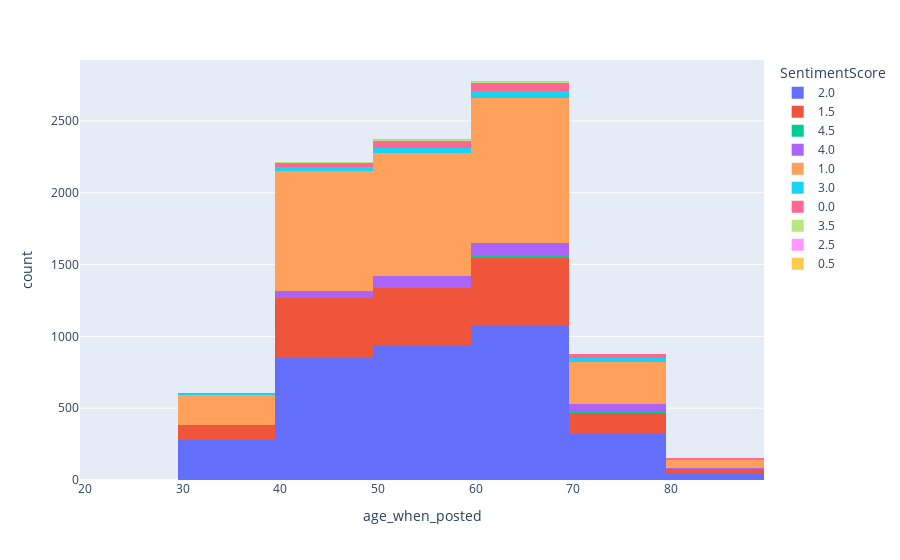

Notebook source saved alongside this figure:
### Code cell
no_na = df.dropna(axis = 0)
china = no_na.loc[(no_na["SentimentScore"] < 5.0) & (no_na["country"] == "China")]


bin_width= 10
nbins = math.ceil((china["age_when_posted"].max() - df["age_when_posted"].min()) / bin_width)
px.histogram(china, x = "age_when_posted", color = "SentimentScore", nbins = nbins)

### Figure 1 — Plotly figure (JSON) as saved in the notebook; plotly's stock layout.template omitted (floating-point values rounded to 4 significant figures; data arrays with more than 128 entries replaced by an {"elided": "..."} marker saying what was removed)
{"data": [{"alignmentgroup": "True", "bingroup": "x", "hovertemplate": "SentimentScore=2.0<br>age_when_posted=%{x}<br>count=%{y}<extra></extra>", "legendgroup": "2.0", "marker": {"color": "#636efa", "pattern": {"shape": ""}}, "name": "2.0", "nbinsx": 7, "offsetgroup": "2.0", "orientation": "v", "showlegend": true, "type": "histogram", "x": {"elided": "3517 int values"}, "xaxis": "x", "yaxis": "y"}, {"alignmentgroup": "True", "bingroup": "x", "hovertemplate": "SentimentScore=1.5<br>age_when_posted=%{x}<br>count=%{y}<extra></extra>", "legendgroup": "1.5", "marker": {"color": "#EF553B", "pattern": {"shape": ""}}, "name": "1.5", "nbinsx": 7, "offsetgroup": "1.5", "orientation": "v", "showlegend": true, "type": "histogram", "x": {"elided": "1564 int values"}, "xaxis": "x", "yaxis": "y"}, {"alignmentgroup": "True", "bingroup": "x", "hovertemplate": "SentimentScore=4.5<br>age_when_posted=%{x}<br>count=%{y}<extra></extra>", "legendgroup": "4.5", "marker": {"color": "#00cc96", "pattern": {"shape": ""}}, "name": "4.5", "nbinsx": 7, "offsetgroup": "4.5", "orientation": "v", "showlegend": true, "type": "histogram", "x": [55, 53, 51, 64, 64, 60, 60, 60, 67, 53, 56, 57, 40, 51, 62, 43, 44, 65, 48, 68, 69, 56, 63, 63, 78, 79, 61, 62, 73, 65], "xaxis": "x", "yaxis": "y"}, {"alignmentgroup": "True", "bingroup": "x", "hovertemplate": "SentimentScore=4.0<br>age_when_posted=%{x}<br>count=%{y}<extra></extra>", "legendgroup": "4.0", "marker": {"color": "#ab63fa", "pattern": {"shape": ""}}, "name": "4.0", "nbinsx": 7, "offsetgroup": "4.0", "orientation": "v", "showlegend": true, "type": "histogram", "x": {"elided": "275 int values"}, "xaxis": "x", "yaxis": "y"}, {"alignmentgroup": "True", "bingroup": "x", "hovertemplate": "SentimentScore=1.0<br>age_when_posted=%{x}<br>count=%{y}<extra></extra>", "legendgroup": "1.0", "marker": {"color": "#FFA15A", "pattern": {"shape": ""}}, "name": "1.0", "nbinsx": 7, "offsetgroup": "1.0", "orientation": "v", "showlegend": true, "type": "histogram", "x": {"elided": "3257 int values"}, "xaxis": "x", "yaxis": "y"}, {"alignmentgroup": "True", "bingroup": "x", "hovertemplate": "SentimentScore=3.0<br>age_when_posted=%{x}<br>count=%{y}<extra></extra>", "legendgroup": "3.0", "marker": {"color": "#19d3f3", "pattern": {"shape": ""}}, "name": "3.0", "nbinsx": 7, "offsetgroup": "3.0", "orientation": "v", "showlegend": true, "type": "histogram", "x": {"elided": "139 int values"}, "xaxis": "x", "yaxis": "y"}, {"alignmentgroup": "True", "bingroup": "x", "hovertemplate": "SentimentScore=0.0<br>age_when_posted=%{x}<br>count=%{y}<extra></extra>", "legendgroup": "0.0", "marker": {"color": "#FF6692", "pattern": {"shape": ""}}, "name": "0.0", "nbinsx": 7, "offsetgroup": "0.0", "orientation": "v", "showlegend": true, "type": "histogram", "x": {"elided": "193 int values"}, "xaxis": "x", "yaxis": "y"}, {"alignmentgroup": "True", "bingroup": "x", "hovertemplate": "SentimentScore=3.5<br>age_when_posted=%{x}<br>count=%{y}<extra></extra>", "legendgroup": "3.5", "marker": {"color": "#B6E880", "pattern": {"shape": ""}}, "name": "3.5", "nbinsx": 7, "offsetgroup": "3.5", "orientation": "v", "showlegend": true, "type": "histogram", "x": [67, 48, 45, 54, 56, 57, 60], "xaxis": "x", "yaxis": "y"}, {"alignmentgroup": "True", "bingroup": "x", "hovertemplate": "SentimentScore=2.5<br>age_when_posted=%{x}<br>count=%{y}<extra></extra>", "legendgroup": "2.5", "marker": {"color": "#FF97FF", "pattern": {"shape": ""}}, "name": "2.5", "nbinsx": 7, "offsetgroup": "2.5", "orientation": "v", "showlegend": true, "type": "histogram", "x": [43, 69, 43, 54, 37, 62, 42, 63, 66, 56, 79, 64, 40, 66, 35, 66, 60, 50, 46, 50, 50, 55, 67, 50, 75, 56], "xaxis": "x", "yaxis": "y"}, {"alignmentgroup": "True", "bingroup": "x", "hovertemplate": "SentimentScore=0.5<br>age_when_posted=%{x}<br>count=%{y}<extra></extra>", "legendgroup": "0.5", "marker": {"color": "#FECB52", "pattern": {"shape": ""}}, "name": "0.5", "nbinsx": 7, "offsetgroup": "0.5", "orientation": "v", "showlegend": true, "type": "histogram", "x": [43, 58], "xaxis": "x", "yaxis": "y"}], "layout": {"barmode": "relative", "legend": {"title": {"text": "SentimentScore"}, "tracegroupgap": 0}, "margin": {"t": 60}, "xaxis": {"anchor": "y", "domain": [0, 1], "title": {"text": "age_when_posted"}}, "yaxis": {"anchor": "x", "domain": [0, 1], "title": {"text": "count"}}}}
